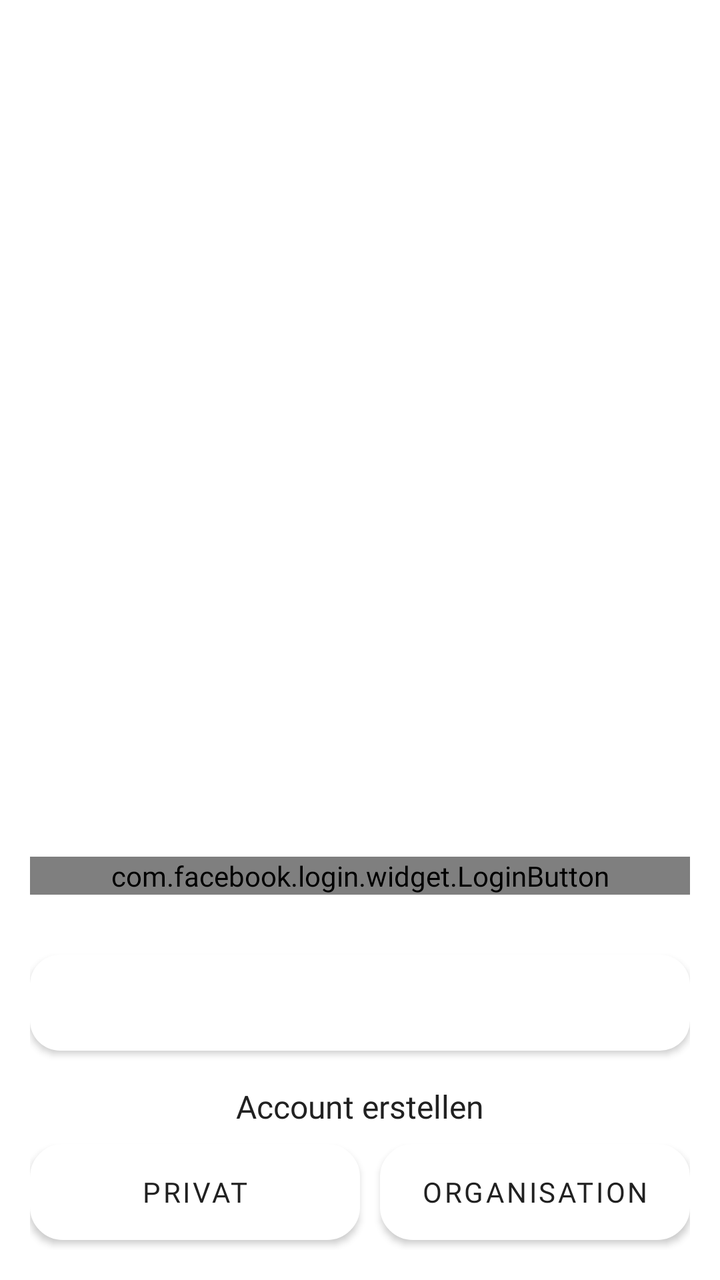
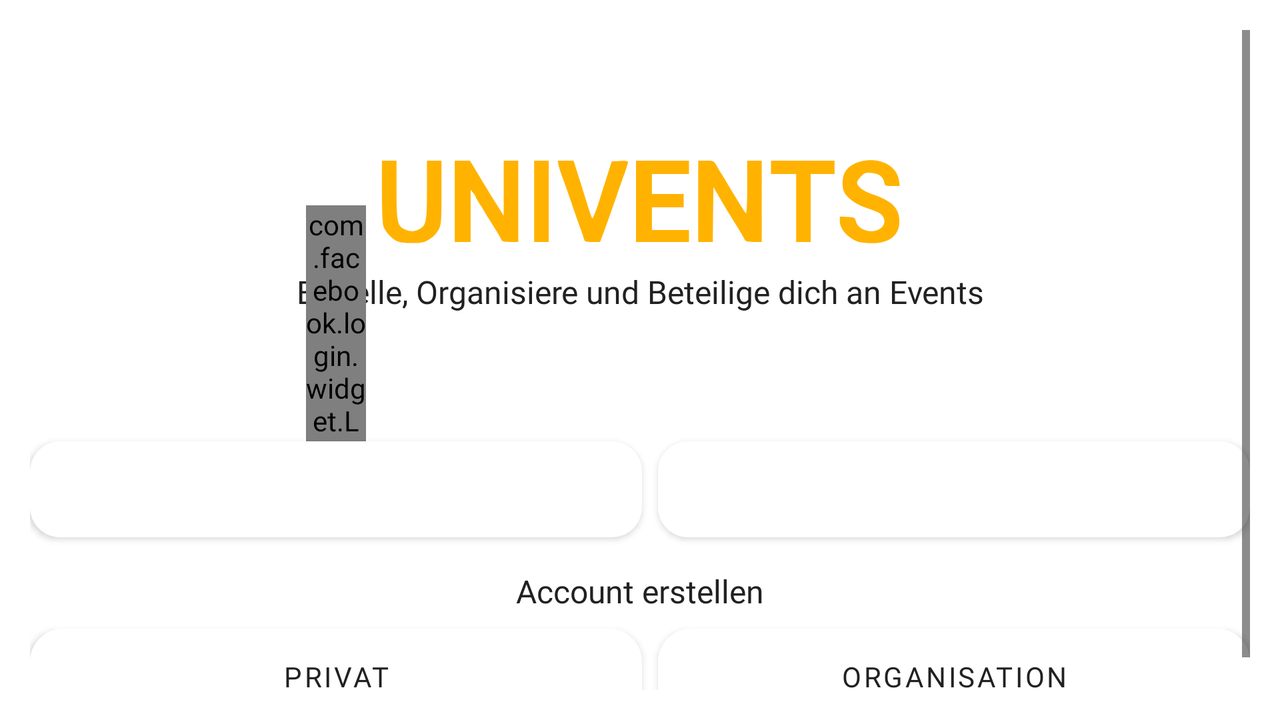

Compare how this app lays out the same screen by default and in its alternative resource folder. The renders come first, then the two layout files and the values they reference.
<!-- AndroidManifest.xml: activity theme AppTheme.Launcher -->
<!-- res/layout/activity_log_reg_chooser.xml -->
<?xml version="1.0" encoding="utf-8"?>
<android.support.constraint.ConstraintLayout xmlns:android="http://schemas.android.com/apk/res/android"
    xmlns:app="http://schemas.android.com/apk/res-auto"
    xmlns:tools="http://schemas.android.com/tools"
    android:layout_width="match_parent"
    android:layout_height="match_parent"
    android:padding="15dp"
    android:background="?attr/backgroundColor"
    tools:context=".logreg.LogRegChooserActivity">


    <android.support.constraint.ConstraintLayout
        android:id="@+id/layout_welcome"
        android:layout_width="match_parent"
        android:layout_height="match_parent"
        android:background="?attr/backgroundColor"
        android:visibility="visible">

        <com.facebook.login.widget.LoginButton
            android:id="@+id/facebook_login_button"
            android:layout_width="0dp"
            android:layout_height="wrap_content"
            android:layout_gravity="center_horizontal"
            android:layout_marginBottom="30dp"
            android:onClick="onFbButtonClick"
            app:layout_constraintBottom_toTopOf="@id/btn_choose_log_in"
            app:layout_constraintEnd_toEndOf="parent"
            app:layout_constraintStart_toStartOf="parent"/>

        
        <Button
            android:id="@+id/btn_choose_log_in"
            android:layout_width="match_parent"
            android:layout_height="wrap_content"
            android:background="@drawable/form_round_corners_orange"
            android:text="@string/text_btn_login"
            android:layout_marginBottom="17dp"
            android:textColor="?attr/textColorLight"
            app:layout_constraintBottom_toTopOf="@id/tv_create_account"
            app:layout_constraintStart_toStartOf="parent"
            app:layout_constraintEnd_toEndOf="parent"/>

        <TextView
            android:id="@+id/tv_create_account"
            android:layout_width="match_parent"
            android:layout_height="wrap_content"
            android:text="Account erstellen"
            android:textSize="16sp"
            app:layout_constraintBottom_toTopOf="@id/btn_choose_register_private"
            app:layout_constraintStart_toStartOf="parent"
            app:layout_constraintEnd_toEndOf="parent"
            android:textColor="?attr/textColorDark"
            android:layout_margin="8dp"
            android:gravity="center"/>

        
        <Button
            android:id="@+id/btn_choose_register_private"
            android:layout_width="0dp"
            android:layout_height="wrap_content"
            android:background="@drawable/form_round_corners_dark_stroke"
            android:text="Privat"
            android:textColor="?attr/textColorDark"
            android:layout_marginBottom="5dp"
            app:layout_constraintBottom_toBottomOf="parent"
            app:layout_constraintStart_toStartOf="parent"
            app:layout_constraintWidth_percent="0.5"
            app:layout_goneMarginEnd="10dp"
            />

        <Button
            android:id="@+id/btn_choose_register_orga"
            android:layout_width="0dp"
            android:layout_height="wrap_content"
            android:background="@drawable/form_round_corners_dark_stroke"
            android:text="Organisation"
            android:textColor="?attr/textColorDark"
            android:layout_marginBottom="5dp"
            android:layout_marginStart="10dp"
            app:layout_constraintBottom_toBottomOf="parent"
            app:layout_constraintStart_toEndOf="@id/btn_choose_register_private"
            app:layout_constraintEnd_toEndOf="parent"/>

    </android.support.constraint.ConstraintLayout>

    <include
        android:id="@+id/layout_login"
        layout="@layout/layout_login"
        android:layout_width="0dp"
        android:layout_height="0dp"
        android:visibility="invisible"
        app:layout_constraintBottom_toBottomOf="parent"
        app:layout_constraintEnd_toEndOf="parent"
        app:layout_constraintStart_toStartOf="parent"
        app:layout_constraintTop_toTopOf="parent" />

</android.support.constraint.ConstraintLayout>
<!-- res/layout/layout_login.xml (included above) -->
<?xml version="1.0" encoding="utf-8"?>
<LinearLayout
    xmlns:android="http://schemas.android.com/apk/res/android" android:layout_width="match_parent"
    android:layout_height="match_parent"
    android:orientation="vertical">

    <ImageView
        android:id="@+id/btn_close_log_in"
        android:layout_width="24dp"
        android:layout_height="24dp"
        android:layout_gravity="end"
        android:layout_marginTop="8dp"
        android:layout_marginEnd="8dp"
        android:layout_marginBottom="15dp"
        android:background="?attr/selectableItemBackgroundBorderless"
        android:src="@drawable/ic_close_24dp" />

    <TextView
        android:layout_width="wrap_content"
        android:layout_height="wrap_content"
        android:textColor="@color/colorAccent"
        android:text="UNIVENTS"
        android:layout_gravity="center"
        android:textSize="44dp"
        android:layout_margin="40dp"/>

    <android.support.design.widget.TextInputLayout
        android:layout_width="match_parent"
        android:layout_height="wrap_content"
        android:layout_margin="8dp">

        <EditText
            android:id="@+id/txt_email"
            android:layout_width="match_parent"
            android:layout_height="wrap_content"
            android:hint="@string/email"
            android:inputType="textEmailAddress"/>
    </android.support.design.widget.TextInputLayout>

    <android.support.design.widget.TextInputLayout
        android:layout_width="match_parent"
        android:layout_height="wrap_content"
        android:layout_margin="8dp">

        <EditText
            android:id="@+id/txt_password"
            android:layout_width="match_parent"
            android:layout_height="wrap_content"
            android:hint="@string/password"
            android:inputType="textPassword"/>
    </android.support.design.widget.TextInputLayout>

    <Button
        android:id="@+id/btn_log_in"
        android:layout_width="match_parent"
        android:layout_height="wrap_content"
        android:text="@string/text_btn_login"
        android:textColor="@color/colorLightText"
        android:background="@drawable/form_round_corners_orange"
        android:layout_margin="15dp"/>

</LinearLayout>
<!-- resources referenced by this layout -->
<resources>
  <color name="colorAccent">#ffb300</color>
  <color name="colorLightText">#ffffff</color>
  <!-- drawable form_round_corners_dark_stroke (drawable) -->
  <?xml version="1.0" encoding="utf-8"?>
  <shape xmlns:android="http://schemas.android.com/apk/res/android"
      android:shape="rectangle">
  
      <stroke android:color="@color/colorButtonOutlineStroke"
          android:width="3dp"/>
      <solid android:color="@color/colorPrimary"/>
      <corners android:radius="15dp"/>
  
  </shape>
  <!-- drawable form_round_corners_orange (drawable) -->
  <?xml version="1.0" encoding="utf-8"?>
  <shape xmlns:android="http://schemas.android.com/apk/res/android"
      android:shape="rectangle">
  
      <solid android:color="?attr/colorAccent"/>
      <corners android:radius="15dp"/>
  
  </shape>
  <!-- drawable ic_close_24dp (drawable) -->
  <vector android:height="24dp" android:tint="?attr/normalIconColor"
      android:viewportHeight="24.0" android:viewportWidth="24.0"
      android:width="24dp" xmlns:android="http://schemas.android.com/apk/res/android">
      <path android:fillColor="#FF000000" android:pathData="M19,6.41L17.59,5 12,10.59 6.41,5 5,6.41 10.59,12 5,17.59 6.41,19 12,13.41 17.59,19 19,17.59 13.41,12z"/>
  </vector>
  <string name="email">E-Mail</string>
  <string name="password">Passwort</string>
  <string name="text_btn_login">Anmelden</string>
  <style name="AppTheme.Launcher">
          <item name="android:windowBackground">@drawable/launch_screen</item>
      </style>
  <color name="colorPrimary">#ffffff</color>
  <!-- drawable launch_screen (drawable) -->
  <?xml version="1.0" encoding="utf-8"?>
  <layer-list xmlns:android="http://schemas.android.com/apk/res/android" android:opacity="opaque">
  
      
      <item android:drawable="?attr/backgroundColor"/>
  
      
      <item android:drawable="@drawable/app_launch_text"
          android:gravity="center"/>
  
  
  </layer-list>
  <!-- drawable app_launch_text: vector/xml drawable (drawable, 2817 chars, omitted) -->
</resources>
<!-- res/layout-land/activity_log_reg_chooser.xml (the repository's variant of the layout above) -->
<!-- drawn on the phone turned sideways -->
<?xml version="1.0" encoding="utf-8"?>
<android.support.constraint.ConstraintLayout xmlns:android="http://schemas.android.com/apk/res/android"
    xmlns:app="http://schemas.android.com/apk/res-auto"
    xmlns:tools="http://schemas.android.com/tools"
    android:layout_width="match_parent"
    android:layout_height="match_parent"
    android:padding="15dp"
    android:background="?attr/backgroundColor"
    tools:context=".logreg.LogRegChooserActivity">


    <ScrollView
        android:id="@+id/layout_welcome"
        android:layout_width="match_parent"
        android:layout_height="match_parent" >

        <android.support.constraint.ConstraintLayout
            android:layout_width="match_parent"
            android:layout_height="wrap_content"
            android:background="?attr/backgroundColor"
            android:visibility="visible"
            tools:layout_editor_absoluteX="15dp"
            tools:layout_editor_absoluteY="15dp">

            <Button
                android:id="@+id/btn_facebook_login"
                android:layout_width="0dp"
                android:layout_height="wrap_content"
                android:layout_marginTop="64dp"
                android:layout_marginEnd="8dp"
                android:background="@drawable/form_round_corners_orange"
                android:backgroundTint="@color/colorFacebook"
                android:drawableStart="@drawable/ic_facebook"
                android:drawableTint="@color/colorLightText"
                android:paddingStart="20dp"
                android:paddingEnd="20dp"
                android:text="@string/go_on_with_facebook"
                android:textColor="@color/colorLightText"
                app:layout_constraintEnd_toStartOf="@+id/btn_choose_log_in"
                app:layout_constraintStart_toStartOf="parent"
                app:layout_constraintTop_toBottomOf="@+id/textView" />

            <Button
                android:id="@+id/btn_choose_log_in"
                android:layout_width="0dp"
                android:layout_height="wrap_content"
                android:layout_marginTop="64dp"
                android:background="@drawable/form_round_corners_orange"
                android:text="@string/text_btn_login"
                android:textColor="?attr/textColorLight"
                app:layout_constraintEnd_toEndOf="parent"
                app:layout_constraintTop_toBottomOf="@+id/textView"
                app:layout_constraintWidth_percent="0.485" />

            <Button
                android:id="@+id/btn_choose_register_private"
                android:layout_width="0dp"
                android:layout_height="wrap_content"
                android:layout_marginTop="8dp"
                android:layout_marginEnd="8dp"
                android:background="@drawable/form_round_corners_dark_stroke"
                android:text="@string/t_private"
                android:textColor="?attr/textColorDark"
                app:layout_constraintEnd_toStartOf="@+id/btn_choose_register_orga"
                app:layout_constraintStart_toStartOf="parent"
                app:layout_constraintTop_toBottomOf="@+id/tv_create_account" />

            <Button
                android:id="@+id/btn_choose_register_orga"
                android:layout_width="0dp"
                android:layout_height="wrap_content"
                android:layout_marginTop="8dp"
                android:background="@drawable/form_round_corners_dark_stroke"
                android:text="Organisation"
                android:textColor="?attr/textColorDark"
                app:layout_constraintEnd_toEndOf="parent"
                app:layout_constraintTop_toBottomOf="@+id/tv_create_account"
                app:layout_constraintWidth_percent="0.485" />

            
            <ImageView
                android:id="@+id/imageView2"
                android:layout_width="0dp"
                android:layout_height="50dp"
                android:layout_marginTop="60dp"
                android:src="@drawable/app_launch_text"
                app:layout_constraintEnd_toEndOf="parent"
                app:layout_constraintStart_toStartOf="parent"
                app:layout_constraintTop_toTopOf="parent" />

            <TextView
                android:id="@+id/textView"
                android:layout_width="wrap_content"
                android:layout_height="wrap_content"
                android:layout_marginTop="10dp"
                android:gravity="center_horizontal"
                android:text="Erstelle, Organisiere und Beteilige dich an Events"
                android:textColor="?attr/textColorDark"
                android:textSize="16sp"
                app:layout_constraintEnd_toEndOf="parent"
                app:layout_constraintStart_toStartOf="parent"
                app:layout_constraintTop_toBottomOf="@+id/imageView2" />

            
            <TextView
                android:id="@+id/tv_create_account"
                android:layout_width="match_parent"
                android:layout_height="wrap_content"
                android:layout_marginStart="8dp"
                android:layout_marginTop="16dp"
                android:layout_marginEnd="8dp"
                android:gravity="center"
                android:text="@string/create_account"
                android:textColor="?attr/textColorDark"
                android:textSize="16sp"
                app:layout_constraintEnd_toEndOf="parent"
                app:layout_constraintStart_toStartOf="parent"
                app:layout_constraintTop_toBottomOf="@+id/btn_choose_log_in" />

            <com.facebook.login.widget.LoginButton
                android:id="@+id/facebook_login_button"
                android:layout_width="30dp"
                android:layout_height="wrap_content"
                android:layout_gravity="center_horizontal"
                android:onClick="onFbButtonClick"
                app:layout_constraintBottom_toBottomOf="@+id/btn_facebook_login"
                app:layout_constraintEnd_toEndOf="@+id/btn_facebook_login"
                app:layout_constraintStart_toStartOf="@+id/btn_facebook_login" />

        </android.support.constraint.ConstraintLayout>

    </ScrollView>

    <include
        android:id="@+id/layout_login"
        layout="@layout/layout_login"
        android:layout_width="0dp"
        android:layout_height="0dp"
        android:visibility="invisible"
        app:layout_constraintBottom_toBottomOf="parent"
        app:layout_constraintEnd_toEndOf="parent"
        app:layout_constraintStart_toStartOf="parent"
        app:layout_constraintTop_toTopOf="parent" />

</android.support.constraint.ConstraintLayout>
<!-- resources referenced by the variant -->
<!-- as the phone turned sideways resolves them -->
<resources>
  <color name="colorAccent">#ffb300</color>
  <color name="colorFacebook">#3C5A99</color>
  <color name="colorLightText">#ffffff</color>
  <!-- drawable app_launch_text: vector/xml drawable (drawable, 2817 chars, omitted) -->
  <!-- drawable form_round_corners_dark_stroke (drawable) -->
  <?xml version="1.0" encoding="utf-8"?>
  <shape xmlns:android="http://schemas.android.com/apk/res/android"
      android:shape="rectangle">
  
      <stroke android:color="@color/colorButtonOutlineStroke"
          android:width="3dp"/>
      <solid android:color="@color/colorPrimary"/>
      <corners android:radius="15dp"/>
  
  </shape>
  <!-- drawable form_round_corners_orange (drawable) -->
  <?xml version="1.0" encoding="utf-8"?>
  <shape xmlns:android="http://schemas.android.com/apk/res/android"
      android:shape="rectangle">
  
      <solid android:color="?attr/colorAccent"/>
      <corners android:radius="15dp"/>
  
  </shape>
  <!-- drawable ic_close_24dp (drawable) -->
  <vector android:height="24dp" android:tint="?attr/normalIconColor"
      android:viewportHeight="24.0" android:viewportWidth="24.0"
      android:width="24dp" xmlns:android="http://schemas.android.com/apk/res/android">
      <path android:fillColor="#FF000000" android:pathData="M19,6.41L17.59,5 12,10.59 6.41,5 5,6.41 10.59,12 5,17.59 6.41,19 12,13.41 17.59,19 19,17.59 13.41,12z"/>
  </vector>
  <!-- drawable ic_facebook: vector/xml drawable (drawable, 14672 chars, omitted) -->
  <string name="create_account">Account erstellen</string>
  <string name="email">E-Mail</string>
  <string name="go_on_with_facebook">weiter mit Facebook</string>
  <string name="password">Passwort</string>
  <string name="t_private">Privat</string>
  <string name="text_btn_login">Anmelden</string>
  <style name="AppTheme.Launcher">
          <item name="android:windowBackground">@drawable/launch_screen</item>
      </style>
  <color name="colorPrimary">#ffffff</color>
  <!-- drawable launch_screen (drawable) -->
  <?xml version="1.0" encoding="utf-8"?>
  <layer-list xmlns:android="http://schemas.android.com/apk/res/android" android:opacity="opaque">
  
      
      <item android:drawable="?attr/backgroundColor"/>
  
      
      <item android:drawable="@drawable/app_launch_text"
          android:gravity="center"/>
  
  
  </layer-list>
</resources>
